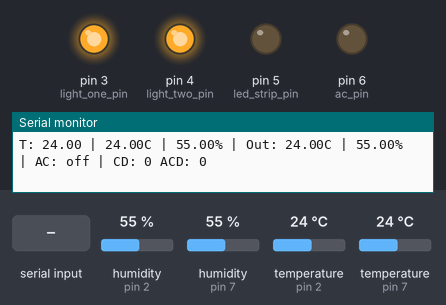
A sketch run on a simulated Arduino Uno, built with avr-gcc and run on an emulated ATmega328P. Shown: output pins drawn as LEDs (lit = HIGH), the last lines printed to the serial monitor. The test bench sets the inputs (shaded band); at power-on: temperature (sensors on pin 2, pin 7) 24 °C, humidity (sensors on pin 2, pin 7) 55 %.

Above: at 1.2 s.
1.3 s: "1" received over Serial
At 1.7 s:
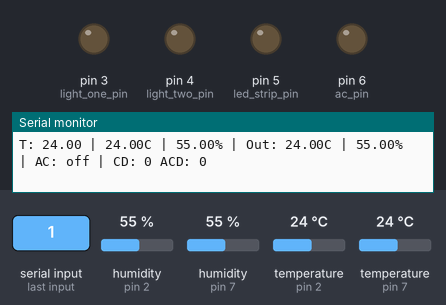
2.8 s: "3" received over Serial
4.7 s: temperature (sensor on pin 2) set to 24.7 °C
At 6.9 s:
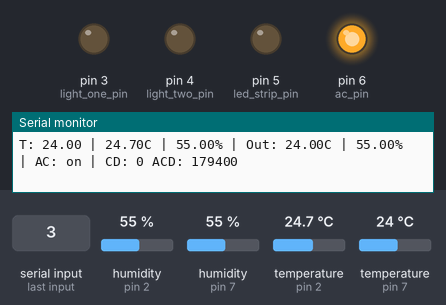
7.6 s: "1" received over Serial
At 8.2 s:
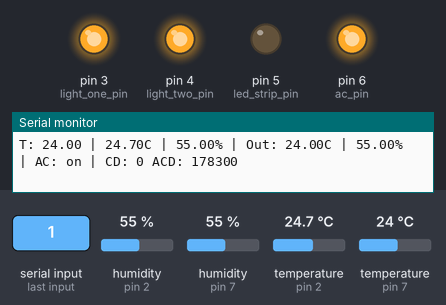
Timing chart, 0 to 10.1 s (numbered marks = the images above; inputs shaded):
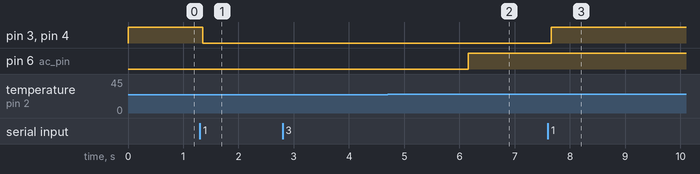

The sketch:

offline_iot_server.ino
```cpp
#include "DHT.h"

#define DHTPIN 2     // DHT sensor pin
#define DHTPIN_OUT 7     // DHT sensor pin
#define DHTTYPE DHT22   // DHT 22  (AM2302)

DHT dht(DHTPIN, DHTTYPE); // Init DHT temp and humid sensor
DHT dht_out(DHTPIN_OUT, DHTTYPE); // Init DHT temp and humid sensor

// Digital pins
const int light_one_pin = 3;
const int light_two_pin = 4;
const int led_strip_pin = 5;
const int ac_pin = 6;

// Vars
float target = 24.0;
float humid = 0;
float temp = 0;
float humid_out = 0;
float temp_out = 0;
int incomingByte = 0;
bool lights_on = false;
bool led_on = false;
bool ac_on = false;
String ac = "off";

long ac_active_cooldown = 0;
long ac_cooldown = 0;
bool ac_active = false;

// 36000 ~ 1min
long ac_active_time = 180000;  // ~ 5min
long ac_sleep_time = 180000;   // ~ 5min


void setup() {
  Serial.begin(9600);
  dht.begin();      // Start DHT sensor
  dht_out.begin();  // Start DHT sensor

  pinMode(light_one_pin, OUTPUT);
  pinMode(light_two_pin, OUTPUT);
  pinMode(led_strip_pin, OUTPUT);
  pinMode(ac_pin, OUTPUT);


  // Set the default values to the pins
  if (lights_on) {
    digitalWrite(light_one_pin, LOW);
    digitalWrite(light_two_pin, LOW);
  } else {
    digitalWrite(light_one_pin, HIGH);
    digitalWrite(light_two_pin, HIGH);
  }
  if (led_on) digitalWrite(led_strip_pin, HIGH);
  else digitalWrite(led_strip_pin, LOW);
  if (ac_on) digitalWrite(ac_pin, HIGH);
  else digitalWrite(ac_pin, LOW);
}

void loop() {
  humid = dht.readHumidity();
  temp = dht.readTemperature();

  humid_out = dht_out.readHumidity();
  temp_out = dht_out.readTemperature();

  if (Serial.available() > 0) {
    incomingByte = Serial.read();

    if (incomingByte == 49) {                         // #1 for Lights
      lights_on = !lights_on;
      if (lights_on) {
        digitalWrite(light_one_pin, LOW);
        digitalWrite(light_two_pin, LOW);
      } else {
        digitalWrite(light_one_pin, HIGH);
        digitalWrite(light_two_pin, HIGH);
      }
    } else if (incomingByte == 50) {                  // #2 for Led
      led_on = !led_on;
      if (led_on) digitalWrite(led_strip_pin, LOW);
      else digitalWrite(led_strip_pin, HIGH);
    } else if (incomingByte == 51) {                  // #3 for AC
      ac_on = !ac_on;
    } else if (incomingByte == 54) {                  // #6 for decreasing target temp
      target -= 0.5;
    } else if (incomingByte == 57) {                  // #9 for increasing target temp
      target += 0.5;
    }
  }

  if (ac_on) {
    if (ac_active) {
      ac_active_cooldown = ac_active_cooldown - 100;
      if (ac_active_cooldown <= 0) {
        ac_active_cooldown = 0;
        ac_active = false;
        ac_cooldown = ac_sleep_time;
        digitalWrite(ac_pin, LOW);
      }
    } else if (ac_cooldown > 0) {
      ac_cooldown -= 100;
    } else if (target < temp && !ac_active) {
      digitalWrite(ac_pin, HIGH);
      ac_active_cooldown = ac_active_time;
      ac_active = true;
    }
  } else {
    digitalWrite(ac_pin, LOW);
    ac_active = false;
    ac_cooldown = 0;
    ac_active_cooldown = 0;
  }

  if (ac_on) ac = "on";
  else ac = "off";
  Serial.print("T: " + String(target) + " | ");
  Serial.print(String(temp) + "C | " + String(humid) + "% | Out: " + String(temp_out) + "C | " + String(humid_out) + "% | AC: " + ac);
  Serial.println(" | CD: " + String(ac_cooldown) + " ACD: " + String(ac_active_cooldown));
  delay(100);
}
```

Measured:
- the behaviour switches between 24 and 24.1 °C on temperature (sensor on pin 2) (found by bisection; images 1 and 2)
- after the input at 1.3 s, pin 3 (light_one_pin), pin 4 (light_two_pin): HIGH → LOW after 0.05 s
- after the input at 4.7 s, pin 6 (ac_pin): LOW → HIGH after 1.5 s
- after the input at 7.6 s, pin 3 (light_one_pin), pin 4 (light_two_pin): LOW → HIGH after 0.06 s
